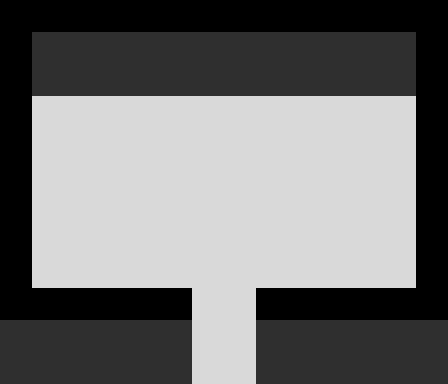

A 2D game scene composited from a Tiled map and its tileset images. What follows is a short description and the map's XML, with each tile layer's data collapsed to a summary:
An orthogonal 14x12 tile map with 32x32 px tiles, 1 tile layer (map) and 3 objects (Door, Spawn, NPC).

<map version="1.0" orientation="orthogonal" width="14" height="12" tilewidth="32" tileheight="32">
 <tileset firstgid="1" name="BlackAndWhite" tilewidth="32" tileheight="32">
  <image source="img/BlackAndWhite.png" width="320" height="32" />
  <tile id="0">
   <properties>
    <property name="solid" value="true" />
   </properties>
  </tile>
  <tile id="2">
   <properties>
    <property name="solid" value="true" />
   </properties>
  </tile>
  <tile id="7">
   <properties>
    <property name="solid" value="false" />
   </properties>
  </tile>
  <tile id="9">
   <properties>
    <property name="solid" value="false" />
   </properties>
  </tile>
 </tileset>
 <layer name="map" width="14" height="12">
  <data>[168 cells, 168 non-empty, 3 distinct tile ids]</data>
 </layer>
 <objectgroup name="objects" width="14" height="12">
  <object name="Door" x="192" y="352" width="64" height="32">
   <properties>
    <property name="to" value="town" />
   </properties>
  </object>
  <object name="Spawn" x="192" y="256" width="64" height="32">
   <properties>
    <property name="from" value="town" />
   </properties>
  </object>
  <object name="NPC" x="96" y="128" width="32" height="32">
   <properties>
    <property name="dialog" value="8" />
    <property name="id" value="2" />
   </properties>
  </object>
 </objectgroup>
</map>
